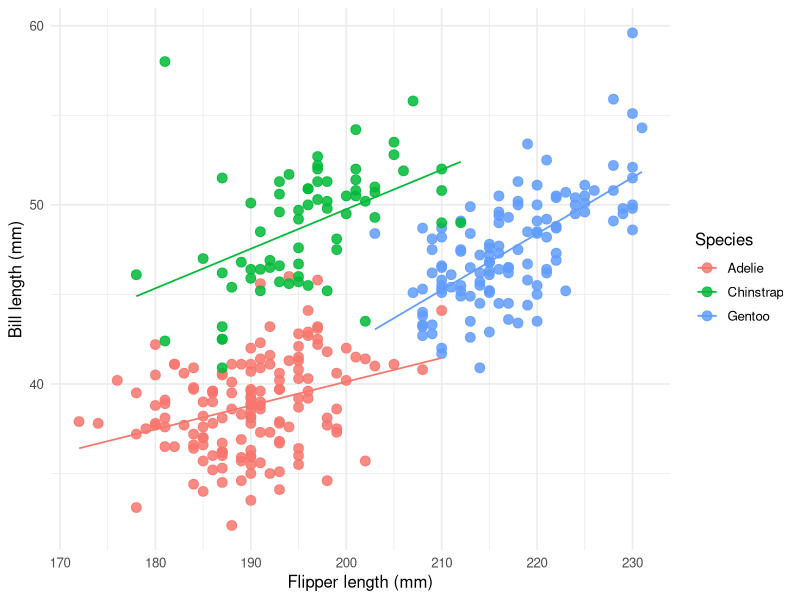

This chart was generated by the following R code:
## ---- chunk 1
#| label: fig-penguins
#| fig-cap: "Bill length vs flipper length by species (palmerpenguins)."
#| fig-width: 6
#| fig-height: 4

library(ggplot2)

ggplot(
  palmerpenguins::penguins,
  aes(x = flipper_length_mm, y = bill_length_mm, colour = species)
) +
  geom_point(size = 3, alpha = 0.85) +
  geom_smooth(method = "lm", se = FALSE, linewidth = 0.6) +
  labs(
    x = "Flipper length (mm)",
    y = "Bill length (mm)",
    colour = "Species"
  ) +
  theme_minimal(base_size = 12)
## ---- chunk 2
#| label: tbl-penguins-summary
#| tbl-cap: "Sample size by species (palmerpenguins)."
#| echo: true
#| code-fold: false

library(dplyr)

palmerpenguins::penguins |>
  count(species) |>
  rename(Sp = species)
